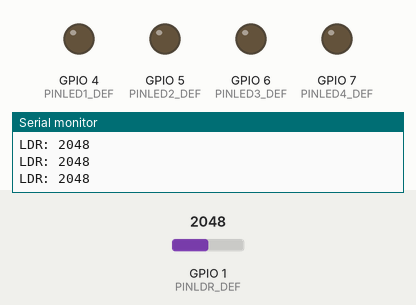
This sketch was run on a simulated ESP32. Shown: output pins drawn as LEDs (lit = HIGH), the last lines printed to the serial monitor. Inputs (shaded band) come from the test bench; at power-on: GPIO 1 (PINLDR_DEF) = 2048.

Above: at 1.3 s.
1.4 s: GPIO 1 (PINLDR_DEF) set to 1975
At 2.1 s:
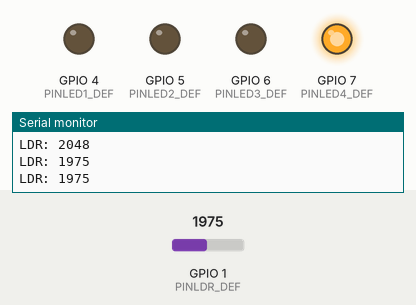
3.0 s: GPIO 1 (PINLDR_DEF) set to 1738
4.5 s: GPIO 1 (PINLDR_DEF) set to 1620
At 5.7 s:
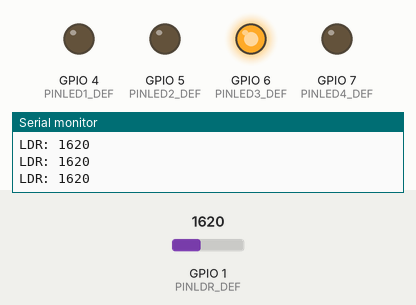
6.0 s: GPIO 1 (PINLDR_DEF) set to 1388
7.5 s: GPIO 1 (PINLDR_DEF) set to 1266
At 8.0 s:
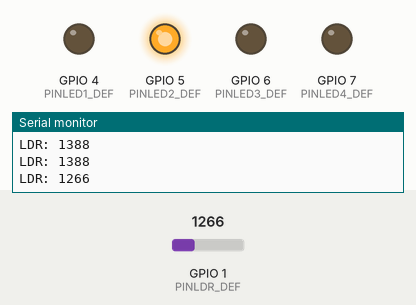
9.0 s: GPIO 1 (PINLDR_DEF) set to 560
At 10.3 s:
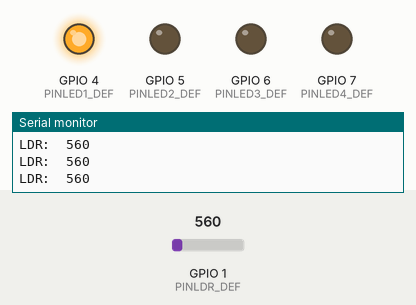
Timing chart, 0 to 11.5 s (numbered marks = the images above; inputs shaded):
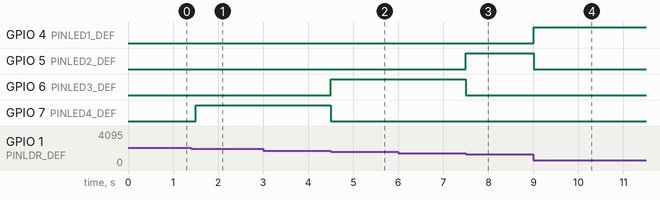

Measured:
- the behaviour switches between 2040 and 2039 on GPIO 1 (PINLDR_DEF) (found by bisection; images 0 and 1)
- the behaviour switches between 1680 and 1679 on GPIO 1 (PINLDR_DEF) (found by bisection; images 1 and 2)
- the behaviour switches between 1320 and 1319 on GPIO 1 (PINLDR_DEF) (found by bisection; images 2 and 3)
- after the input at 1.4 s, GPIO 7 (PINLED4_DEF): LOW → HIGH after 0.10 s
- after the input at 4.5 s, GPIO 6 (PINLED3_DEF): LOW → HIGH at once; GPIO 7 (PINLED4_DEF): HIGH → LOW at once
- after the input at 7.5 s, GPIO 5 (PINLED2_DEF): LOW → HIGH at once; GPIO 6 (PINLED3_DEF): HIGH → LOW at once
- after the input at 9.0 s, GPIO 4 (PINLED1_DEF): LOW → HIGH at once; GPIO 5 (PINLED2_DEF): HIGH → LOW at once

The sketch:

EX06d_SENSOR_LUZ.ino
```cpp
#define PINLED1_DEF 4
#define PINLED2_DEF 5
#define PINLED3_DEF 6
#define PINLED4_DEF 7
#define PINLDR_DEF  1

class SensorLuz{
  private:
    int pinLED1 = PINLED1_DEF;
    int pinLED2 = PINLED2_DEF;
    int pinLED3 = PINLED3_DEF;
    int pinLED4 = PINLED4_DEF;
    int pinLDR = PINLDR_DEF;
    int valorLDR = 0;
    int minLDR = 600;
    int maxLDR = 2400;
    int normalLDR = 0;
    void pisca(int led){
      digitalWrite(pinLED1,LOW);
      digitalWrite(pinLED2,LOW);
      digitalWrite(pinLED3,LOW);
      digitalWrite(pinLED4,LOW);
      switch(led){
        case 0: digitalWrite(pinLED1,HIGH); break;
        case 1: digitalWrite(pinLED2,HIGH); break;
        case 2: digitalWrite(pinLED3,HIGH); break;
        case 3: digitalWrite(pinLED4,HIGH); break;
      }
    }
  public:
    SensorLuz(int l1 = PINLED1_DEF,int l2=PINLED2_DEF,
              int l3 = PINLED3_DEF, int l4=PINLED4_DEF, int ldr=PINLDR_DEF){
        pinLED1 = l1;
        pinLED2 = l2;
        pinLED3 = l3;
        pinLED4 = l4;
        pinLDR = ldr;
        pinMode(pinLED1,OUTPUT);
        pinMode(pinLED2,OUTPUT);
        pinMode(pinLED3,OUTPUT);
        pinMode(pinLED4,OUTPUT);
        pinMode(pinLDR,INPUT);
    }
    int acendeLEDLDR(){
      valorLDR = analogRead(pinLDR);
      normalLDR = (int) 5* ( (float) valorLDR - (float)minLDR)/((float)maxLDR - (float)minLDR);
      pisca(normalLDR);
      return(valorLDR);
    }
};
SensorLuz *sLuz = NULL;

void setup() {
  // put your setup code here, to run once:
  sLuz = new SensorLuz();
  Serial.begin(115200);
}
void loop() {
  int valor = sLuz->acendeLEDLDR();
  Serial.printf("LDR: %4i\n",valor);
  delay(500);

}
```
